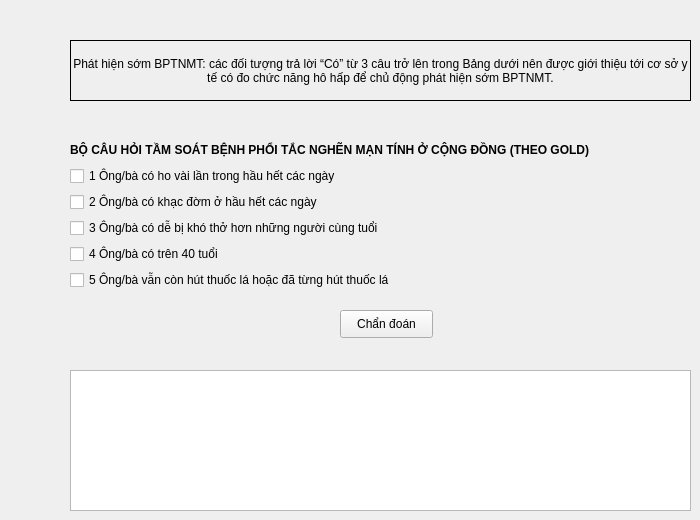
      <widget class="QWidget" name="ii">
       <widget class="QLabel" name="ii_mo_ta">
        <property name="enabled">
         <bool>true</bool>
        </property>
        <property name="geometry">
         <rect>
          <x>70</x>
          <y>40</y>
          <width>621</width>
          <height>61</height>
         </rect>
        </property>
        <property name="mouseTracking">
         <bool>true</bool>
        </property>
        <property name="tabletTracking">
         <bool>false</bool>
        </property>
        <property name="focusPolicy">
         <enum>Qt::NoFocus</enum>
        </property>
        <property name="contextMenuPolicy">
         <enum>Qt::DefaultContextMenu</enum>
        </property>
        <property name="frameShape">
         <enum>QFrame::Box</enum>
        </property>
        <property name="text">
         <string>Phát hiện sớm BPTNMT: các đối tượng trả lời “Có” từ 3 câu trở lên trong Bảng dưới nên được giới thiệu tới cơ sở y tế có đo chức năng hô hấp để chủ động phát hiện sớm BPTNMT.</string>
        </property>
        <property name="textFormat">
         <enum>Qt::AutoText</enum>
        </property>
        <property name="scaledContents">
         <bool>false</bool>
        </property>
        <property name="alignment">
         <set>Qt::AlignCenter</set>
        </property>
        <property name="wordWrap">
         <bool>true</bool>
        </property>
       </widget>
       <widget class="QPushButton" name="ii_chan_doan_btn">
        <property name="geometry">
         <rect>
          <x>340</x>
          <y>310</y>
          <width>93</width>
          <height>28</height>
         </rect>
        </property>
        <property name="text">
         <string>Chẩn đoán</string>
        </property>
       </widget>
       <widget class="QTextBrowser" name="ii_chan_doan">
        <property name="geometry">
         <rect>
          <x>70</x>
          <y>370</y>
          <width>621</width>
          <height>141</height>
         </rect>
        </property>
       </widget>
       <widget class="QWidget" name="layoutWidget">
        <property name="geometry">
         <rect>
          <x>70</x>
          <y>140</y>
          <width>621</width>
          <height>150</height>
         </rect>
        </property>
        <layout class="QVBoxLayout" name="verticalLayout">
         <item>
          <widget class="QLabel" name="ii_tieu_de_bang">
           <property name="font">
            <font>
             <weight>75</weight>
             <bold>true</bold>
            </font>
           </property>
           <property name="text">
            <string>BỘ CÂU HỎI TẦM SOÁT BỆNH PHỔI TẮC NGHẼN MẠN TÍNH Ở CỘNG ĐỒNG (THEO GOLD)</string>
           </property>
          </widget>
         </item>
         <item>
          <layout class="QGridLayout" name="gridLayout_13">
           <item row="0" column="0">
            <widget class="QCheckBox" name="ii_ho">
             <property name="text">
              <string>1	Ông/bà có ho vài lần trong hầu hết các ngày</string>
             </property>
            </widget>
           </item>
           <item row="1" column="0">
            <widget class="QCheckBox" name="ii_khac_dom">
             <property name="text">
              <string>2	Ông/bà có khạc đờm ở hầu hết các ngày</string>
             </property>
            </widget>
           </item>
           <item row="2" column="0">
            <widget class="QCheckBox" name="ii_kho_tho">
             <property name="text">
              <string>3	Ông/bà có dễ bị khó thở hơn những người cùng tuổi</string>
             </property>
            </widget>
           </item>
           <item row="3" column="0">
            <widget class="QCheckBox" name="ii_tuoi_tren_40">
             <property name="text">
              <string>4	Ông/bà có trên 40 tuổi</string>
             </property>
            </widget>
           </item>
           <item row="4" column="0">
            <widget class="QCheckBox" name="ii_hut_thuoc">
             <property name="text">
              <string>5	Ông/bà vẫn còn hút thuốc lá hoặc đã từng hút thuốc lá</string>
             </property>
            </widget>
           </item>
          </layout>
         </item>
        </layout>
       </widget>
      </widget>
